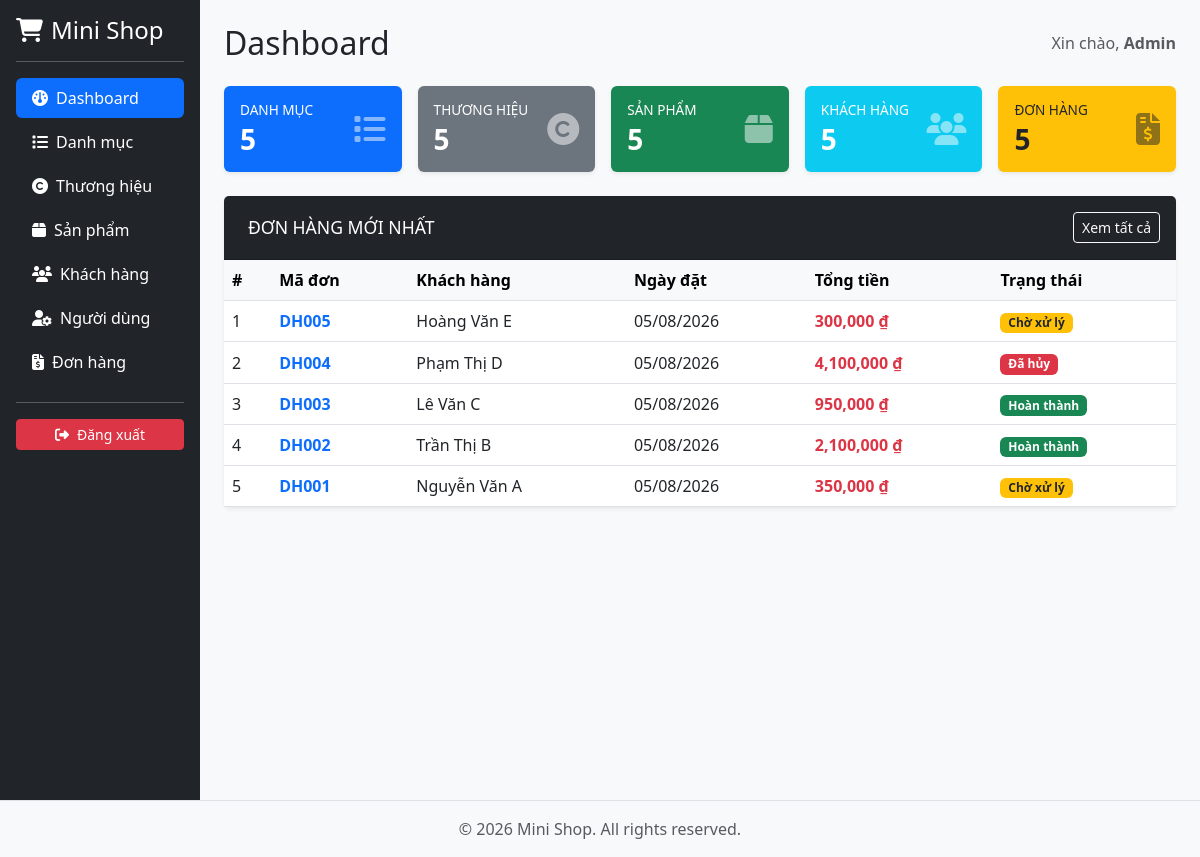
The page /views/admin/dashboard.php on the database its author committed.
### tables this page shows
CREATE TABLE `orders` (
  `id` int(11) NOT NULL,
  `customer_id` int(11) NOT NULL,
  `user_id` int(11) DEFAULT NULL,
  `order_code` varchar(30) NOT NULL,
  `total_amount` decimal(12,2) NOT NULL DEFAULT 0.00,
  `note` text DEFAULT NULL,
  `status` tinyint(4) NOT NULL DEFAULT 0,
  `created_at` datetime NOT NULL DEFAULT current_timestamp(),
  `updated_at` datetime NOT NULL DEFAULT current_timestamp()
);

CREATE TABLE `customers` (
  `id` int(11) NOT NULL,
  `fullname` varchar(100) NOT NULL,
  `phone` varchar(20) NOT NULL,
  `email` varchar(100) DEFAULT NULL,
  `address` varchar(255) DEFAULT NULL,
  `note` text DEFAULT NULL,
  `status` tinyint(4) NOT NULL DEFAULT 1,
  `created_at` datetime NOT NULL DEFAULT current_timestamp(),
  `updated_at` datetime NOT NULL DEFAULT current_timestamp()
);

### config/Database.php (called while the page is built, shortened)
<?php
class Database
{
    protected string $host = "localhost";
    protected string $database = "nguyenduyanh_database";
    protected string $username = "root";
    protected string $password = "";
    protected function connect(): void
    {
        try {
            $this->conn = new mysqli(
                $this->host,
                $this->username,
                $this->password,
                $this->database
            );
        } catch (Exception $e) {
            throw new Exception($e->getMessage());
        }
    }
}

### dao/CategoryDAO.php (called while the page is built, shortened)
<?php
require_once __DIR__ . "/BaseDAO.php";
class CategoryDAO extends BaseDAO
{
    public function getAll(): array
    {
        $list = [];
        try {
            $sql = "SELECT * FROM categories ORDER BY catename";
            $result = $this->executeQuery($sql);
            while ($row = $result->fetch_assoc()) {
                $category = new Category(
                    $row["catename"],
                    $row["slug"],
                    $row["image"],
                    $row["description"],
                    $row["status"]
                );
                $category->id = $row["id"];
                $category->createdAt = $row["created_at"];
                $category->updatedAt = $row["updated_at"];
                $list[] = $category;
            }
        } catch (Exception $e) {
            throw $e;
        }
        return $list;
    }
}

### dao/BaseDAO.php (called while the page is built, shortened)
<?php
require_once __DIR__ . "/../config/Database.php";
class BaseDAO extends Database
{
    protected function executeQuery(string $sql): mysqli_result|false
    {
        return $this->conn->query($sql);
    }
    protected function prepare(string $sql): mysqli_stmt|false
    {
        return $this->conn->prepare($sql);
    }
}

### dao/BrandDAO.php (called while the page is built, shortened)
<?php
require_once __DIR__ . "/BaseDAO.php";
class BrandDAO extends BaseDAO {
    public function getAll(): array {
        $list = [];
        try {
            $sql = "SELECT * FROM brands ORDER BY brandname";
            $result = $this->executeQuery($sql);
            while ($row = $result->fetch_assoc()) {
                $brand = new Brand(
                    $row["brandname"],
                    $row["slug"],
                    $row["image"],
                    $row["description"],
                    (int)$row["status"]
                );
                $brand->id = (int)$row["id"];
                $brand->createdAt = $row["created_at"];
                $brand->updatedAt = $row["updated_at"];
                $list[] = $brand;
            }
        } catch (Exception $e) {
            throw $e;
        }
        return $list;
    }
}
?>

### dao/ProductDAO.php (called while the page is built, shortened)
<?php
require_once __DIR__ . "/BaseDAO.php";
class ProductDAO extends BaseDAO {
    public function getAll(): array {
        $list = [];
        try {
            $sql = "SELECT * FROM products ORDER BY id DESC";
            $result = $this->executeQuery($sql);
            while ($row = $result->fetch_assoc()) {
                $product = new Product(
                    (int)$row["category_id"],
                    (int)$row["brand_id"],
                    $row["proname"],
                    $row["slug"],
                    (float)$row["price"],
                    (float)$row["discount_price"],
                    (int)$row["quantity"],
                    $row["image"],
                    $row["description"],
                    (int)$row["status"]
                );
                $product->id = (int)$row["id"];
                $product->createdAt = $row["created_at"];
                $product->updatedAt = $row["updated_at"];
                $list[] = $product;
            }
        } catch (Exception $e) {
            throw $e;
        }
        return $list;
    }
}
?>

### dao/CustomerDAO.php (called while the page is built, shortened)
<?php
require_once __DIR__ . "/BaseDAO.php";
class CustomerDAO extends BaseDAO {
    public function getAll(): array {
        $list = [];
        try {
            $sql = "SELECT * FROM customers ORDER BY id DESC";
            $result = $this->executeQuery($sql);
            while ($row = $result->fetch_assoc()) {
                $customer = new Customer(
                    $row["fullname"],
                    $row["phone"],
                    $row["email"],
                    $row["address"],
                    $row["note"],
                    (int)$row["status"]
                );
                $customer->id = (int)$row["id"];
                $customer->createdAt = $row["created_at"];
                $customer->updatedAt = $row["updated_at"];
                $list[] = $customer;
            }
        } catch (Exception $e) {
            throw $e;
        }
        return $list;
    }
}
?>

### dao/OrderDAO.php (called while the page is built, shortened)
<?php
require_once __DIR__ . "/BaseDAO.php";
require_once __DIR__ . "/../models/Order.php";
class OrderDAO extends BaseDAO
{
    public function getAll(): array
    {
        $list = [];
        try {
            $sql = "SELECT * FROM orders ORDER BY id DESC";
            $result = $this->executeQuery($sql);
            while ($row = $result->fetch_assoc()) {
                $order = new Order(
                    (int)$row["customer_id"],
                    $row["user_id"] ? (int)$row["user_id"] : null,
                    $row["order_code"],
                    (float)$row["total_amount"],
                    $row["note"],
                    (int)$row["status"]
                );
                $order->id = (int)$row["id"];
                $order->createdAt = $row["created_at"];
                $order->updatedAt = $row["updated_at"];
                $list[] = $order;
            }
        } catch (Exception $e) {
            throw $e;
        }
        return $list;
    }
    public function getLatestOrders(int $limit = 5): array
    {
        $list = [];
        try {
            $sql = "SELECT o.*, c.fullname AS customer_name
                FROM orders o
                LEFT JOIN customers c ON o.customer_id = c.id
                ORDER BY o.id DESC LIMIT ?";
            $stmt = $this->prepare($sql);
            $stmt->bind_param("i", $limit);
            $stmt->execute();
            $result = $stmt->get_result();
            while ($row = $result->fetch_assoc()) {
                $order = new Order(
                    (int)$row["customer_id"],
                    $row["user_id"] ? (int)$row["user_id"] : null,
                    $row["order_code"],
                    (float)$row["total_amount"],
                    $row["note"],
                    (int)$row["status"]
                );
                $order->id = (int)$row["id"];
                $order->createdAt = $row["created_at"];
                $order->customerName = $row["customer_name"] ?? 'Khách lẻ';
                $list[] = $order;
            }
        } catch (Exception $e) {
            throw $e;
        }
        return $list;
    }
}

### models/Order.php (called while the page is built, shortened)
<?php
class Order {
    public function __construct(
        int $customerId = 0,
        ?int $userId = null,
        string $orderCode = "",
        float $totalAmount = 0,
        ?string $note = null,
        int $status = 0
    ) {
        $this->orderCode = $orderCode;
        $this->totalAmount = $totalAmount;
        $this->status = $status;
    }
}
?>

### views/admin/dashboard.php (the view, shortened to what this page needs)
<?php
require_once __DIR__ . "/../../dao/CategoryDAO.php";
require_once __DIR__ . "/../../dao/BrandDAO.php";
require_once __DIR__ . "/../../dao/ProductDAO.php";
require_once __DIR__ . "/../../dao/CustomerDAO.php";
require_once __DIR__ . "/../../dao/OrderDAO.php";
$categoryDAO = new CategoryDAO();
$brandDAO    = new BrandDAO();
$productDAO  = new ProductDAO();
$customerDAO = new CustomerDAO();
$orderDAO    = new OrderDAO();
$totalCategories = count($categoryDAO->getAll());
$totalBrands     = count($brandDAO->getAll());
$totalProducts   = count($productDAO->getAll());
$totalCustomers  = count($customerDAO->getAll());
$totalOrders     = count($orderDAO->getAll());
$latestOrders = $orderDAO->getLatestOrders(5);
?>
<div class="d-flex justify-content-between align-items-center mb-4">
    <h2 class="m-0">Dashboard</h2>
    <span class="text-muted">Xin chào, <b>Admin</b></span>
</div>
<div class="row g-3 mb-4">
    <div class="col-md-2-4 col-sm-6">
        <div class="card bg-primary text-white shadow-sm border-0 h-100">
            <div class="card-body d-flex align-items-center justify-content-between">
                <div>
                    <h6 class="text-uppercase mb-1" style="font-size: 0.85rem;">Danh mục</h6>
                    <h3 class="m-0 fw-bold"><?= $totalCategories ?></h3>
                </div>
                <i class="fa-solid fa-list fa-2x opacity-50"></i>
            </div>
        </div>
    </div>
    <div class="col-md-2-4 col-sm-6">
        <div class="card bg-secondary text-white shadow-sm border-0 h-100">
            <div class="card-body d-flex align-items-center justify-content-between">
                <div>
                    <h6 class="text-uppercase mb-1" style="font-size: 0.85rem;">Thương hiệu</h6>
                    <h3 class="m-0 fw-bold"><?= $totalBrands ?></h3>
                </div>
                <i class="fa-solid fa-copyright fa-2x opacity-50"></i>
            </div>
        </div>
    </div>
    <div class="col-md-2-4 col-sm-6">
        <div class="card bg-success text-white shadow-sm border-0 h-100">
            <div class="card-body d-flex align-items-center justify-content-between">
                <div>
                    <h6 class="text-uppercase mb-1" style="font-size: 0.85rem;">Sản phẩm</h6>
                    <h3 class="m-0 fw-bold"><?= $totalProducts ?></h3>
                </div>
                <i class="fa-solid fa-box fa-2x opacity-50"></i>
            </div>
        </div>
    </div>
    <div class="col-md-2-4 col-sm-6">
        <div class="card bg-info text-white shadow-sm border-0 h-100">
            <div class="card-body d-flex align-items-center justify-content-between">
                <div>
                    <h6 class="text-uppercase mb-1" style="font-size: 0.85rem;">Khách hàng</h6>
                    <h3 class="m-0 fw-bold"><?= $totalCustomers ?></h3>
                </div>
                <i class="fa-solid fa-users fa-2x opacity-50"></i>
            </div>
        </div>
    </div>
    <div class="col-md-2-4 col-sm-6">
        <div class="card bg-warning text-dark shadow-sm border-0 h-100">
            <div class="card-body d-flex align-items-center justify-content-between">
                <div>
                    <h6 class="text-uppercase mb-1" style="font-size: 0.85rem;">Đơn hàng</h6>
                    <h3 class="m-0 fw-bold"><?= $totalOrders ?></h3>
                </div>
                <i class="fa-solid fa-file-invoice-dollar fa-2x opacity-50"></i>
            </div>
        </div>
    </div>
</div>
<div class="card shadow-sm border-0 mb-4">
    <div class="card-header bg-dark text-white d-flex justify-content-between align-items-center py-3">
        <h5 class="m-0" style="font-size: 1.1rem;"><i class="fa-solid fa-clock-history me-2"></i>ĐƠN HÀNG MỚI NHẤT</h5>
        <a href="../orders/index.php" class="btn btn-sm btn-outline-light">Xem tất cả</a>
    </div>
    <div class="card-body p-0">
        <div class="table-responsive">
            <table class="table table-hover align-middle mb-0">
                <thead class="table-light">
                    <tr>
                        <th>#</th>
                        <th>Mã đơn</th>
                        <th>Khách hàng</th>
                        <th>Ngày đặt</th>
                        <th>Tổng tiền</th>
                        <th>Trạng thái</th>
                    </tr>
                </thead>
                <tbody>
                    <?php if (empty($latestOrders)): ?>
                        <tr><td colspan="6" class="text-center py-3 text-muted">Chưa có đơn hàng nào.</td></tr>
                    <?php else: ?>
                        <?php foreach ($latestOrders as $index => $ord): ?>
                            <tr>
                                <td><?= $index + 1 ?></td>
                                <td><b class="text-primary"><?= htmlspecialchars($ord->orderCode) ?></b></td>
                                <td><?= htmlspecialchars($ord->customerName ?? 'Khách lẻ') ?></td>
                                <td><?= date('d/m/Y', strtotime($ord->createdAt)) ?></td>
                                <td class="fw-bold text-danger"><?= number_format($ord->totalAmount) ?> ₫</td>
                                <td>
                                    <?php if ($ord->status === 0): ?>
                                        <span class="badge bg-warning text-dark">Chờ xử lý</span>
                                    <?php elseif ($ord->status === 1): ?>
                                        <span class="badge bg-success">Hoàn thành</span>
                                    <?php else: ?>
                                        <span class="badge bg-danger">Đã hủy</span>
                                    <?php endif; ?>
                                </td>
                            </tr>
                        <?php endforeach; ?>
                    <?php endif; ?>
                </tbody>
            </table>
        </div>
    </div>
</div>
<?php
include __DIR__ . "/layouts/master.php";
?>

### rows shown on the page
orders: order_code "DH005", customer.fullname "Hoàng Văn E", created_at "05/08/2026", total_amount "300,000", status "Chờ xử lý"
orders: order_code "DH004", customer.fullname "Phạm Thị D", created_at "05/08/2026", total_amount "4,100,000", status "Đã hủy"
orders: order_code "DH003", customer.fullname "Lê Văn C", created_at "05/08/2026", total_amount "950,000", status "Hoàn thành"
orders: order_code "DH002", customer.fullname "Trần Thị B", created_at "05/08/2026", total_amount "2,100,000", status "Hoàn thành"
orders: order_code "DH001", customer.fullname "Nguyễn Văn A", created_at "05/08/2026", total_amount "350,000", status "Chờ xử lý"

### other values the page prints
$totalCategories "5"
$totalBrands "5"
$totalProducts "5"
$totalCustomers "5"
$totalOrders "5"
